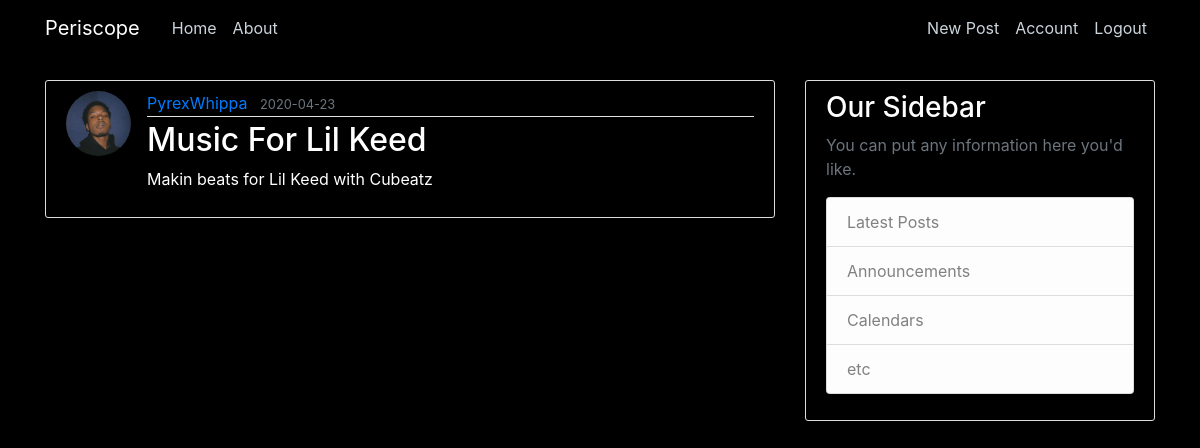
The page /post/5/ (signed in) on the database its author committed.
### flaskblog/models.py (models this page shows, shortened)
class UserModel(db.Model, UserMixin):
    __tablename__ = 'users'
    id = db.Column(db.Integer, primary_key=True)
    username = db.Column(db.String(20), unique=True, nullable=False)
    email = db.Column(db.String(120), unique=True, nullable=False)
    image_file = db.Column(db.String(20), default='default.jpg')
    password = db.Column(db.String(60), nullable=False)
    posts = db.relationship('PostModel', backref='author', lazy=True)

class PostModel(db.Model):
    __tablename__ = 'posts'
    id = db.Column(db.Integer, primary_key=True)
    title = db.Column(db.String(100), nullable=False)
    date_posted = db.Column(db.DateTime, nullable=False, default=datetime.utcnow())
    content = db.Column(db.Text, nullable=False)
    user_id = db.Column(db.Integer, db.ForeignKey('users.id'), nullable=False
                        )

### flaskblog/posts/routes.py (the view)
@posts.route("/post/<int:post_id>/", methods=['GET', 'POST'])
@login_required
def post(post_id):
    post = PostModel.query.get_or_404(post_id)
    return render_template('post.html', title=post.title, post=post)

### flaskblog/models.py (called while the page is built)
@login_manager.user_loader
def load_user(user_id):
    return UserModel.query.get(int(user_id))

### flaskblog/templates/post.html (shortened to what this page needs)
{% extends "layout.html" %}
{% block content %}
    <article class="media content-section">
        <img class="rounded-circle article-img" src="{{ url_for('static', filename='profile_pics/' + post.author.image_file) }}">
        <div class="media-body">
        <div class="article-metadata">
            <a class="mr-2" href="{{ url_for('users.user_post', username=post.author.username) }}">{{ post.author.username }}</a>
            <small class="text-muted">{{ post.date_posted.strftime('%Y-%m-%d') }}</small>
        </div>
        <h2 class="article-title">{{ post.title }}</h2>
        <p class="article-content">{{ post.content }}</p>
        </div>
    </article>
{% endblock %}

### flaskblog/static/main.css (style rules this page uses)
body { background: black; color: white; margin-top: 5rem; }
h1, h2, h3, h4, h5, h6 { color: white; }
.content-section { background: black; padding: 10px 20px; border: 1px solid #dddddd; border-radius: 3px; margin-bottom: 20px; }
.article-title { color: white; }
.article-content { white-space: pre-line; }
.article-img { height: 65px; width: 65px; margin-right: 16px; }
.article-metadata { padding-bottom: 1px; margin-bottom: 4px; border-bottom: 1px solid #e3e3e3 }

### rows shown on the page
UserModel: image_file (picture), author.username "PyrexWhippa"
PostModel: date_posted "2020-04-23", title "Music For Lil Keed", content "Makin beats for Lil Keed with Cubeatz"
